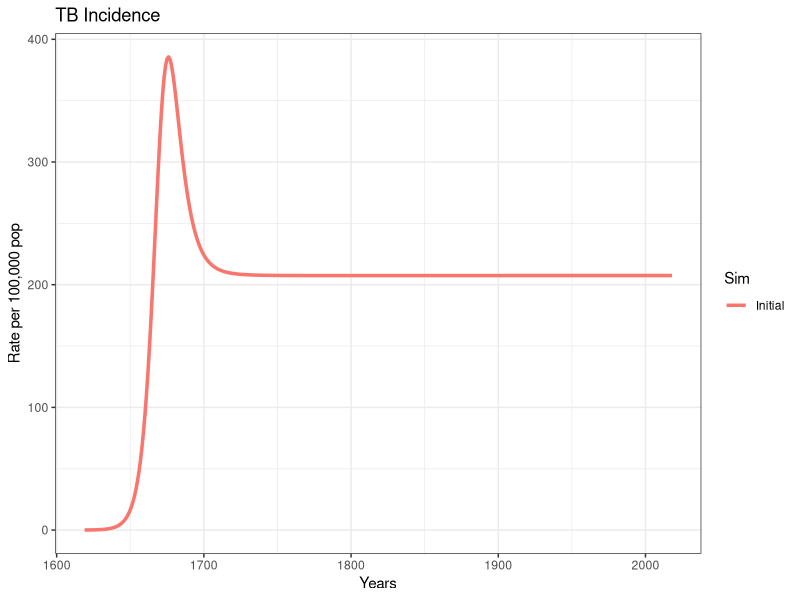
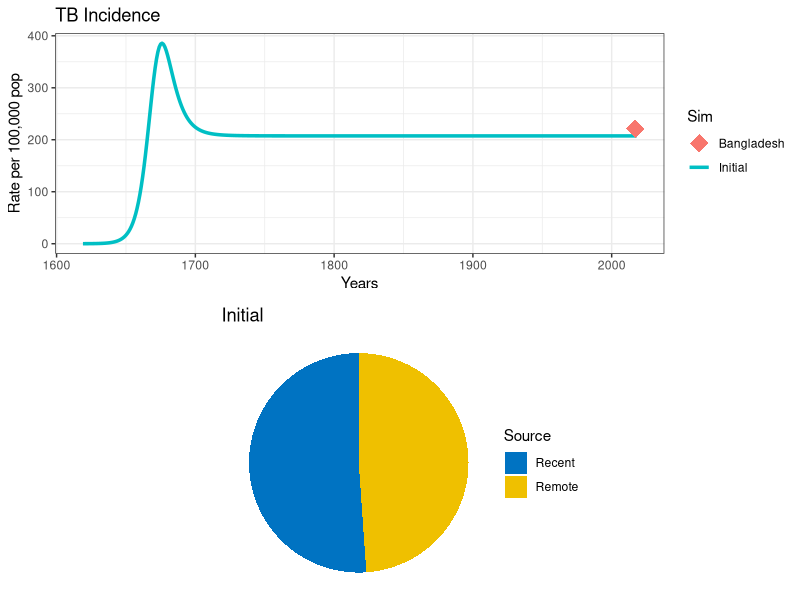
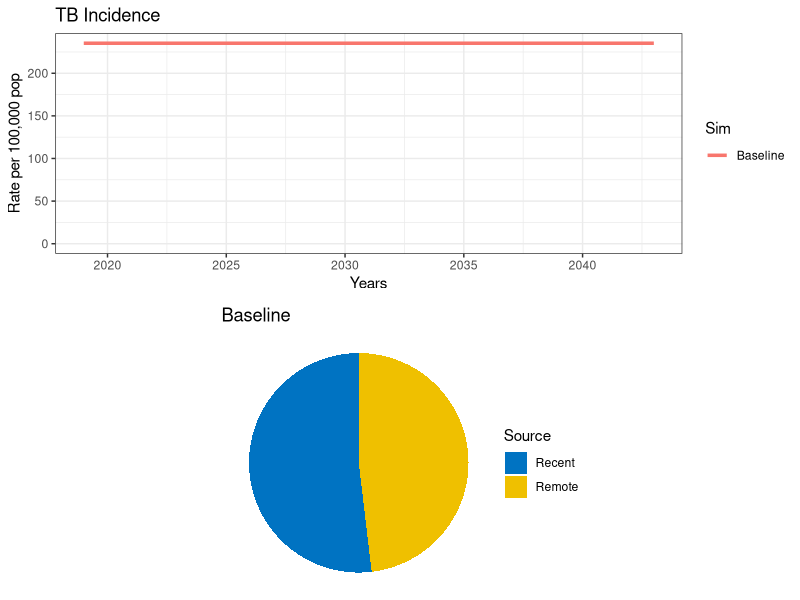

Reproduce these figures in R, in order. (Note: this script raises an error after producing the figures.)
## ---- chunk 1
knitr::opts_chunk$set(echo = TRUE)
## ---- chunk 2
#install.packages("deSolve", dep=TRUE)
#install.packages("gridExtra", dep = TRUE)
#install.packages("ggplot2", dep = TRUE)
## ---- chunk 3
#Load packages
library(deSolve)
library(gridExtra)
library(ggplot2)
library(reshape)
## ---- chunk 4

# Model Parameters
T.lfx    <- 72              # Life expectancy
T.dur    <- 3               # Duration of infectious period
beta     <- 5             # Transmission rate per capita
break_in <- 0.1*(1/T.lfx)   # Transition rate from latent into active disease
selfcure <- 0.5*(1/T.dur)   # Rate of spontaneous cure
mu       <- 1/T.lfx         # Background mortality rate
mu_tb    <- 0.5*(1/T.dur)   # TB mortality rate
fast     <- 0.1             # Fraction fast progressing to active TB
imm      <- 0.5             # Infectiousness decline (partial immunity)
relapse  <- 0.005           # Relapse rate
## ---- chunk 5
TB.Basic <- function (t, state, parameters) {
  with(as.list(c(state,parameters)),             
       {
      
         N      <- U + L + I + R            # Total population
         births <- I * mu_tb + N * mu       # Births (for stable population)
         lambda <-   beta* I/N             # Force of Infection
         
         # Uninfected 
         dU <- births - U * (lambda+mu)                              
         
         # Latent 
         dL <-  U * lambda * (1-fast) + R * (lambda * (1-fast) * imm) - L * (mu + break_in) 
         
         # Active TB
         dI <-  U * lambda * fast + R * (lambda * fast * imm) +  L * break_in + R * relapse -
           I * (mu + mu_tb + selfcure)
         
         # Recovered
         dR <-  I * selfcure - R * (lambda * imm + relapse + mu)      
         
         # Model outcomes
         dIncidence <- U * (lambda * fast) + R * (lambda * fast * imm) + L * break_in + R * relapse 
         
         dIrecent   <- U * (lambda * fast) + R * (lambda * fast * imm) +  R * relapse                                               
         dIremote   <- L * break_in +  R * relapse                                          # 
         
         #wrap-up 
         dx <- c(dU, dL, dI, dR, dIncidence, dIrecent , dIremote)
         list(dx)
       }
  )
}
## ---- chunk 6
get_intervention<- function (sfin, params_new, params_old,times_new,
                             t.interv, fx_scale,fx_basic, int_name, data_stub) {
  
  # Starting conditions
  xstart <- c(U = sfin$U, 
              L = sfin$L,  
              I = sfin$I, 
              R = sfin$R,
              Incidence= sfin$Incidence,
              Irecent=   sfin$Irecent,  
              Iremote=   sfin$Iremote) 
  
  #Select type of function
  if (is.na(t.interv))
  {
    fx<-fx_basic
  }  else {
    fx<-fx_scale
  }
  
  #Run the model
  out <- as.data.frame(ode(y = xstart, times = times_new, 
                           func = fx, parms = params_new))  # 
  # Model output
  N            <- out$U+out$L+out$I+out$R  
  rate.inc    <- 1e5*(diff(out$Incidence)/N[1:length(N)-1])
  fr.remo     <- diff(out$Iremote)/diff(out$Incidence)
  time         <- out$time[1:length(out$time)-1]
  dat         <- data.frame(Years=time+(2019-400), Incidence=rate.inc)
  dat$Sim     <- int_name
  
  # If it is a first run, nothing to append 
  if (is.na(data_stub))
  {
    data<-dat
  }
  else # Append previous runs
  {
    data  <-rbind(data_stub, dat)
  }
  
  remote<-fr.remo  # rename a variable with the fraction of remote incidence 
  titl  <-int_name
  
  # Create our plot
  p<- ggplot(data=data, mapping = aes(x=Years, y=Incidence, col=Sim))
  p1<-p + 
    geom_line(size=1.2) +
    ggtitle ('TB Incidence') +
    theme_bw() + ylab('Rate per 100,000 pop')+
    ylim(0,max(data$Incidence))

  # Pie chart of remote vs recent incidence 
  df <- data.frame(
    Source = c("Recent", "Remote"),
    value  = c(1-tail(remote,1),tail(remote,1))
  )
  
  mycols <- c("#0073C2FF", "#EFC000FF")
  pie<- ggplot(df, aes(x="", y=value, fill=Source))+
    geom_bar(width = 1, stat = "identity") +
    coord_polar("y", start=0)+
    scale_fill_manual(values = mycols) +
    theme_void()+
    ggtitle (titl) 
  
  output<-list("out"=out, "lines"=p1, "pie"=pie, "data"=data)
  
  # Spit-out results
  return(output)
  
}

## ---- chunk 7

t.intervention <- 400      # years of simulation
t.scale        <- 3        # Scaling up time of interventions
times  = seq(0, t.intervention, by=1)          # time scale

## ---- chunk 8

#Prepare tu run
params <- c(break_in=break_in, selfcure=selfcure, mu=mu, mu_tb=mu_tb
            ,beta=beta, fast=fast, imm=imm, relapse=relapse)   # running parameters

# Initial Conditions
N <- 1                  # Total population equal to unity 
I0 <-1e-6               # TB seed at time 0

xstart <- data.frame(U = N-I0,
            L = 0,
            I = I0,  
            R = 0,
            Incidence=0, 
            Irecent=0 , 
            Iremote=0)                
## ---- chunk 9


#run the model
out  <-get_intervention(xstart, params, NA,times, 
                        NA, NA,TB.Basic, "Initial", NA) 
#plot
out$lines


## ---- chunk 10
Inc.country   <- 221 # TB incidence per 100K (including TB/HIV) 
country.name  <-"Bangladesh"  # e.g., "Sierra Leone"
params["beta"]<- 6.9  # Transmission rate per capita per year

#run the model
out0  <-get_intervention(xstart, params, NA,times, 
                        NA, NA,TB.Basic, "Initial", NA) 

#plot
dot<-data.frame(Data="Bangladesh",Years=2017, incidence=Inc.country)

p1<-out$lines +
  geom_point(dot, mapping=aes(x=Years, y=incidence, col=Data), size=6, shape=18) 

grid.arrange(p1,out$pie)
## ---- chunk 11
# Intervention scaling function
scale_up<- function (t, state, parameters,t.interv,parameters_old,fx) {
  
  scale <- min((t-t.interv[1])/(t.interv[2]-t.interv[1]),1); 
  if (scale<0) 
    {
    scale=0
    }
  
  pars_scaled <- parameters;
  
  pars_scaled <- parameters_old + scale*(parameters-parameters_old)
  
  return(fx(t, state,pars_scaled))
}

## ---- chunk 12
# Function handles

fx_basic<-TB.Basic
fx_scale<-function(t, state, parameters) scale_up(t, state, parameters,t.interv,params,fx_basic)
## ---- chunk 13
## Simulation 0
# Project a baseline
int_name   <- "Baseline"

#Initial conditions (starting in 2019)
sfin       <- tail(out0$out,1)                             
params_base<- params
times_new  <- seq(t.intervention, t.intervention+25 , by=1)
t.interv   <- c(times_new[2], times_new[2]+t.scale)

#Run model
data0<-get_intervention(sfin, params_base, params_base,times_new,
                             NA, fx_scale,fx_basic, "Baseline", NA) 
#Plot
grid.arrange(data0$lines ,data0$pie )
 


## ---- chunk 14
## Simulation 1
# An Intervention simulating introduction of treatment
int_name   <- "Treatment"

#Update parameter results data frame to append new results
params_1 <-params_base
data_stub<-data0$data


# Change parameters for intervention
T.cs <- 1     # Time delay (yrs) between developing symptoms and seeking for care
pDx  <- 0.95   # Probability of being diagnosed once sought care
pTx  <- 0.95   # probability of receiving correct Tx if diagnosed
T.rTx<- 0.5 # 6 months treatment duration

Tx <-pDx*pTx*(1/(T.cs+T.rTx))

params_1["selfcure"]<-selfcure + Tx

data1<-get_intervention(sfin, params_1, params_base,times_new,
                       t.interv, fx_scale,fx_basic, int_name, data_stub) 

p1<-data1$lines +
  # EndTb
  geom_hline(yintercept=Inc.country*0.1, linetype="dashed", color = "black", size=1)+
  # Elimination
  geom_hline(yintercept=0.1/1e5, linetype="dashed", color = "red", size=1)


grid.arrange(p1 ,data1$pie )
## ---- chunk 15
## Simulation 2
# An Intervention simulating demand generation
int_name   <- "Demand generation"

#Update parameter results data frame to append new results
params_2 <-params_1
data_stub<-data1$data

# Change parameters for intervention
T.cs <-  1*(1-0.75)    # Time delay (yrs) between developing symptoms and seeking for care
pDx  <-  0.95     # Probability of being diagnosed once sought care
pTx  <-  0.95     # probability of receiving correct Tx if diagnosed
T.rTx<-  0.5     # 6 months treatment duration

Tx <-pDx*pTx*(1/(T.cs+T.rTx))

params_2["selfcure"]<-selfcure + Tx

data2<-get_intervention(sfin, params_2, params_BASE,times_new,
                       t.interv, fx_scale,fx_basic, int_name, data_stub) 

p1<-data2$lines +
  # EndTb
  geom_hline(yintercept=Inc.country*0.1, linetype="dashed", color = "black", size=1)+
  # Elimination
  geom_hline(yintercept=0.1/1e5, linetype="dashed", color = "red", size=1)


grid.arrange(p1 ,data2$pie )
## ---- chunk 16
## Simulation 3
int_name<-"Transmission stop"

#Update parameter results data frame to append new results
params_3 <-params_2
data_stub<-data2$data

# An Intervention simulating transmission reduction

params_3["beta"]<-0


data3<-get_intervention(sfin, params_3, params_base,times_new,
                       t.interv, fx_scale,fx_basic, int_name, data_stub) 

p1<-data3$lines +
  # EndTb
  geom_hline(yintercept=Inc.country*0.1, linetype="dashed", color = "black", size=1)+
  # Elimination
  geom_hline(yintercept=0.1/1e5, linetype="dashed", color = "red", size=1)


grid.arrange(p1 ,data3$pie )

## ---- chunk 17
## Simulation 4
# An Intervention simulating LTBI treatment
int_name<- "Prevention"

#Update parameter results data frame to append new results
params_4 <-params_3
data_stub<-data3$data

params_4["break_in"]<-0.01*(1/T.lfx)

data4<-get_intervention(sfin, params_4, params_base,times_new,
                       t.interv, fx_scale,fx_basic, int_name, data_stub) 

p1<-data4$lines +
  # EndTb
  geom_hline(yintercept=Inc.country*0.1, linetype="dashed", color = "black", size=1)+
  # Elimination
  geom_hline(yintercept=0.1/1e5, linetype="dashed", color = "red", size=1)


grid.arrange(p1 ,data4$pie )
